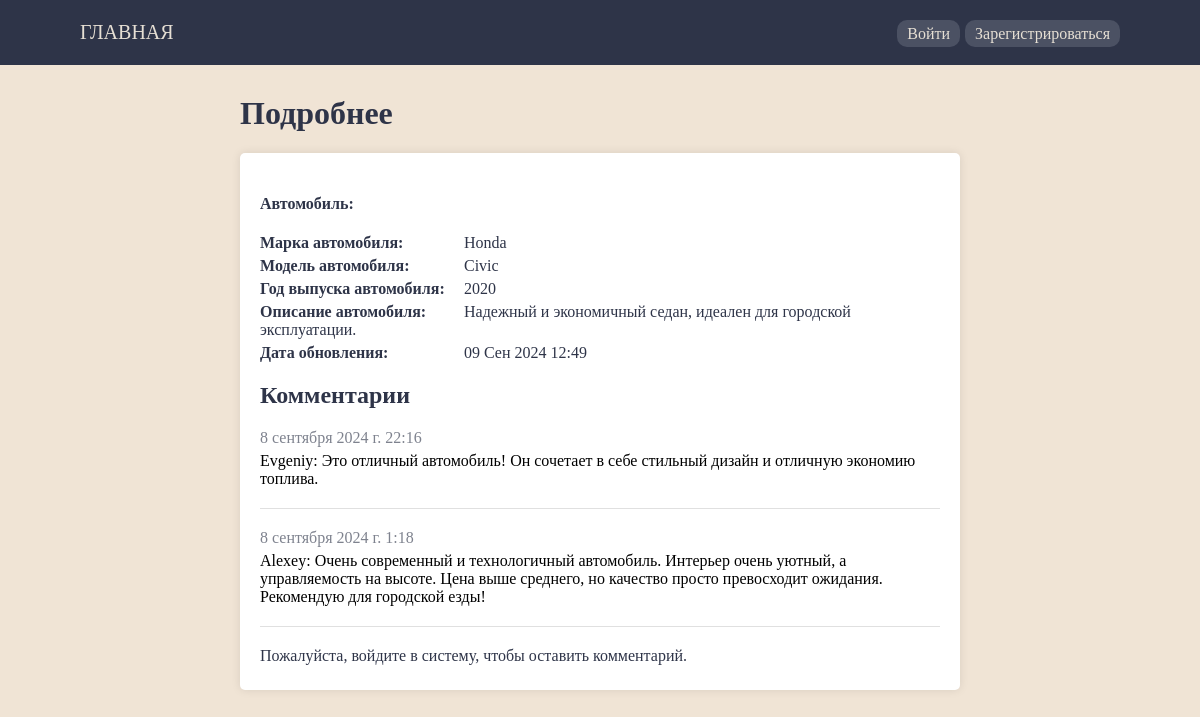
The page /comments/4/ on the database its author committed.
### cars_app/models.py (models this page shows, shortened)
class Car(models.Model):
    make = models.CharField(verbose_name="Марка автомобиля", max_length=30, blank=False)
    model = models.CharField(verbose_name="Модель автомобиля", max_length=30, blank=False)
    year = models.CharField(verbose_name="Год выпуска", max_length=4, blank=False)
    description = models.TextField(verbose_name="Описание автомобиля", blank=True)
    created_at = models.DateTimeField(verbose_name="Создано", auto_now_add=True)
    updated_at = models.DateTimeField(verbose_name="Обновлено", auto_now=True)
    owner = models.ForeignKey(User, verbose_name="Пользователь", blank=False, on_delete=models.CASCADE)
    def __str__(self):
        return f'{self.make} {self.model} {self.year}'
    class Meta:
        verbose_name = "Автомобиль"
        verbose_name_plural = "Автомобили"
        ordering = ["-updated_at"]

class Comment(models.Model):
    content = models.TextField(verbose_name="Содержание комментария", blank=False)
    created_at = models.DateTimeField(verbose_name="Создано", auto_now_add=True)
    car = models.ForeignKey(Car, verbose_name="Автомобиль", related_name='comments', blank=False, on_delete=models.CASCADE)
    author = models.ForeignKey(User, verbose_name="Автор комментария", blank=False, on_delete=models.CASCADE)
    class Meta:
        verbose_name = "Комментарий"
        verbose_name_plural = "Комментарии"
        ordering = ["-created_at"]

### cars_app/views.py (the view, shortened to what this page needs)
# urls.py: path('comments/<int:pk>/', CarDetailView.as_view(), name='car_detail'),
class CarDetailView(View):
    template_name = 'cars_app/car_detail.html'
    def get(self, request, pk):
        car = Car.objects.get(pk=pk)
        comments = car.comments.all()
        comment_form = CommentForm()
        return render(request, self.template_name, {
            'car': car,
            'comments': comments,
            'comment_form': comment_form,
        })

### cars_app/templates/cars_app/car_detail.html (shortened to what this page needs)
{% extends 'cars_app/layout.html' %}
{% block content %}
<h1>Подробнее</h1>
<div class="card">
    <h4>Автомобиль:</h4>
    <p><label>Марка автомобиля:</label> {{ car.make }}</p>
    <p><label>Модель автомобиля:</label> {{ car.model }}</p>
    <p><label>Год выпуска автомобиля:</label> {{ car.year }}</p>
    {% if car.description %}
    <p><label>Описание автомобиля:</label> {{ car.description }}</p>
    {% endif %}
    <p><label>Дата обновления:</label> {{ car.updated_at|date:"d M Y H:i" }}</p>
    <h2>Комментарии</h2>
    <ul>
        {% for comment in comments %}
        <li class="comment">
            <p class="created_at">{{ comment.created_at }}</p> {{ comment.author }}: {{ comment.content }}
        </li>
        <hr>
        {% endfor %}
    </ul>
    {% if user.is_authenticated %}
    <form method="post">
        {% csrf_token %}
        {{ comment_form.as_p }}
        <br>
        <button class="btn btn-accept" type="submit">Добавить комментарий</button>
    </form>
    {% else %}
    <p>Пожалуйста, войдите в систему, чтобы оставить комментарий.</p>
    {% endif %}
</div>
{% endblock %}

### cars_app/static/cars_app/css/style.css (style rules this page uses)
body, html { margin: 0; padding: 0; background-color: #f0e4d5; font-family: Times, Times New Roman, serif; }
p { color: #888; margin: 5px 0; }
h1, h2, h3, h4, h5, h6, p, label, small span { color: #2E3448; }
label { font-weight: bold; display: inline-block; width: 200px; }
.card { margin: 0 auto; background-color: white; padding: 20px; border-radius: 5px; box-shadow: 0 0 10px rgba(0, 0, 0, 0.1); }
ul { list-style-type: none; padding: 0; }
hr { margin: 20px 0; border: none; height: 1px; background-color: #e0e0e0; }
.created_at { color: #2e34489d; }
.comment { margin: 20px 0; }

### rows shown on the page
Car: make "Honda", model "Civic", year "2020", description "Надежный и экономичный седан, идеален для городской эксплуатации.", updated_at "09 Сен 2024 12:49"
Comment: created_at "8 сентября 2024 г. 22:16", author "Evgeniy", content "Это отличный автомобиль! Он сочетает в себе стильный дизайн и отличную экономию топлива."
Comment: created_at "8 сентября 2024 г. 1:18", author "Alexey", content "Очень современный и технологичный автомобиль. Интерьер очень уютный, а управляемость на высоте. Цена выше среднего, но качество просто превосходит ожидания. Рекомендую для городской езды!"
